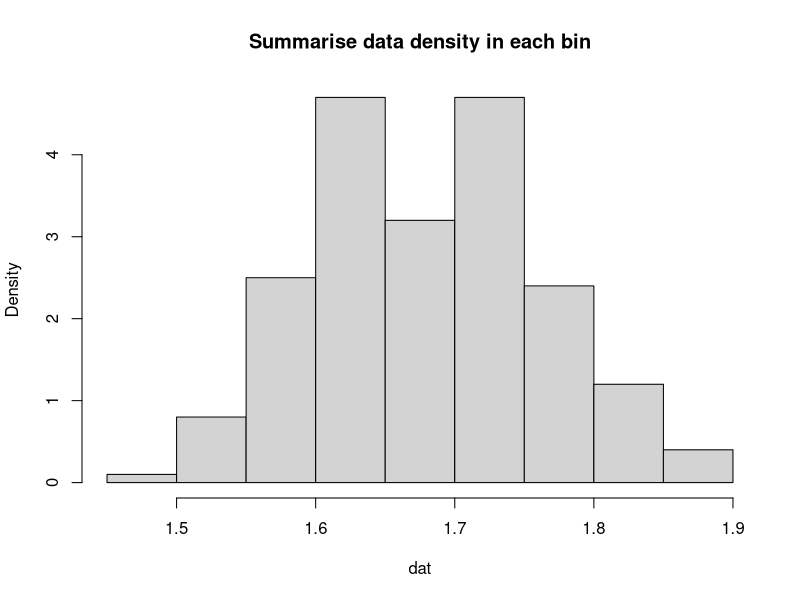
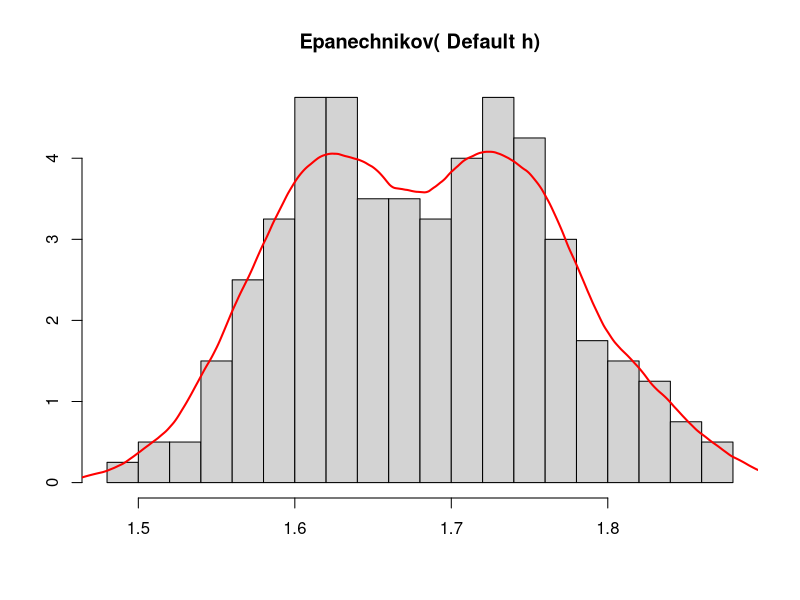
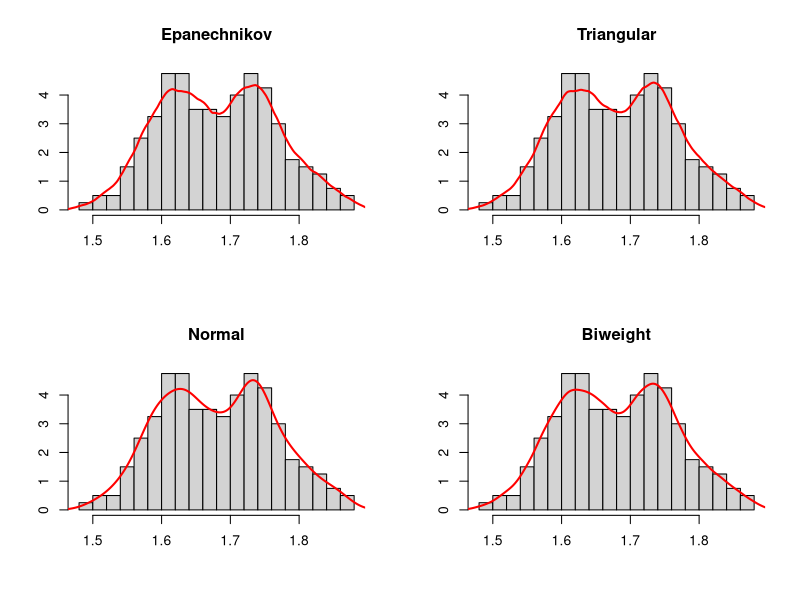
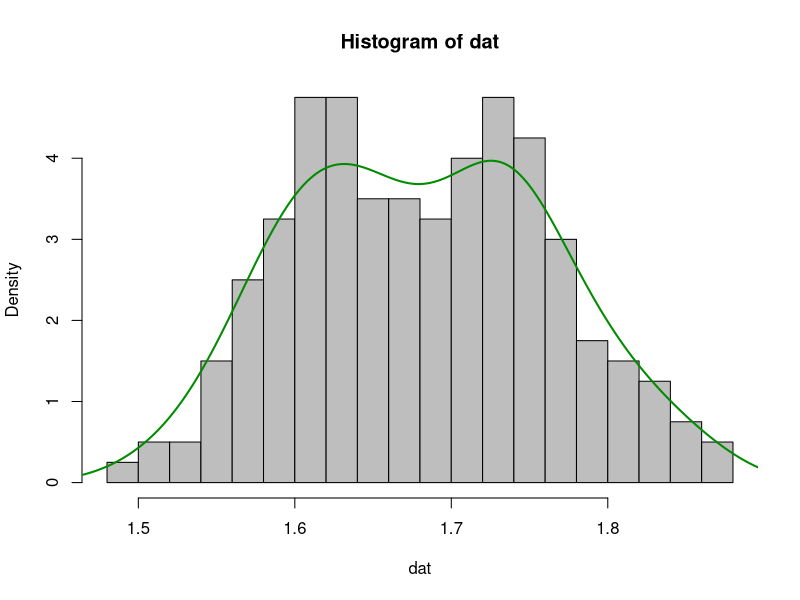
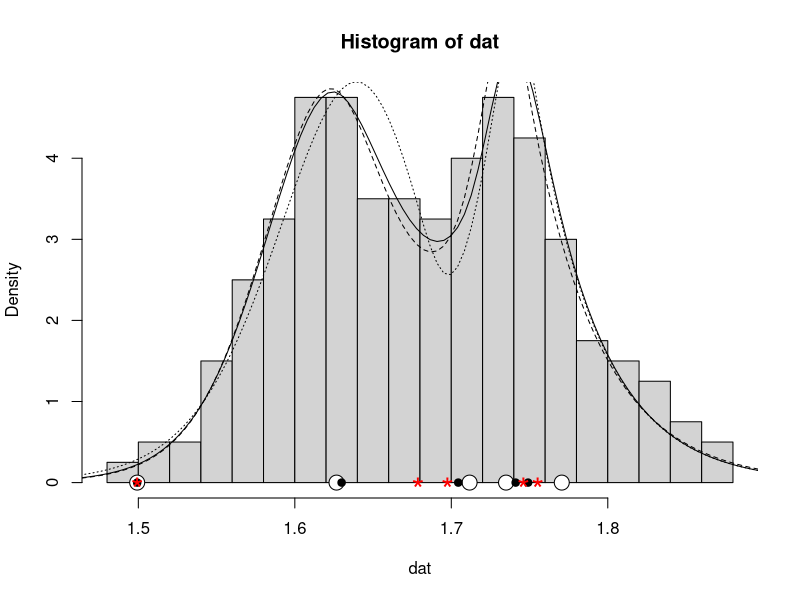
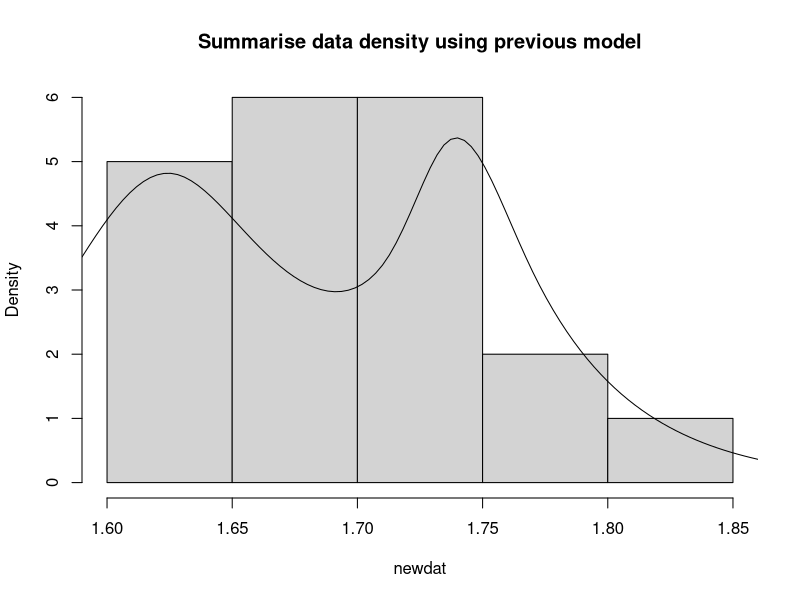
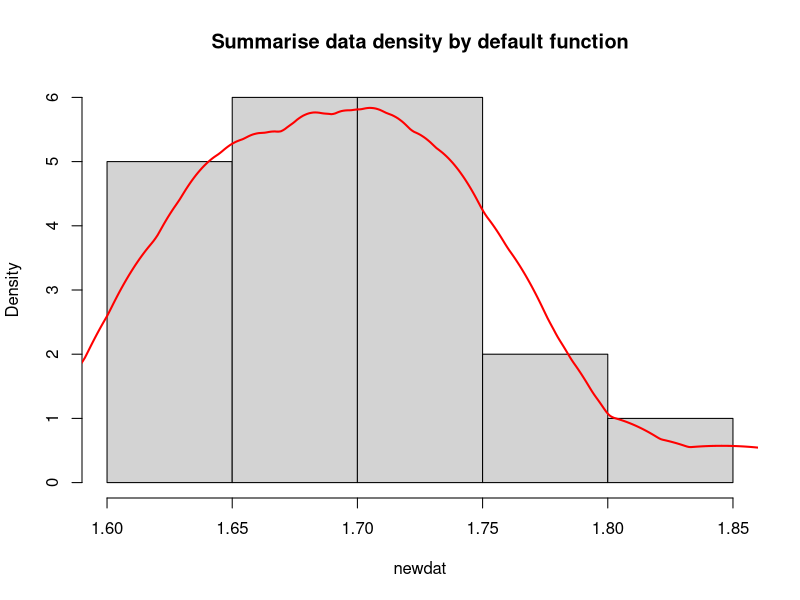

Source code (R) for these figures, in order:
## ---- chunk 1
library(polspline)

#Task1.1 Read in height.txt data
setwd("/Users/likuncui/Downloads/5003/tutorial3/")
dat<- as.numeric(read.table("height.txt",header=T)[,2])

#Task1.2 Generate histogram to summarise and visualise height variable
hist(dat, probability = TRUE, main = "Summarise data density in each bin")

#Task2.1 Apply kernel density estimation methods to estimate height density.
#range <- seq(min(dat)-sd(dat), max(dat)+sd(dat), length.out=1000)
# estimate density of x using different kernels
d1 <- density(dat, kernel="epanechnikov")
hist(dat, breaks=20, freq=FALSE, col="lightgray", xlab="", ylab="", main="Epanechnikov( Default h)")
lines(d1, lwd=2, col="red")

h<-0.02
d2<-density(dat,bw= h,kernel="epanechnikov")
d3<-density(dat,bw=h,kernel="triangular")
d4<-density(dat,bw=h,kernel="gaussian")
d5<-density(dat,bw=h,kernel="biweight")

par(mfrow=c(2,2))
hist(dat, breaks=20, freq=FALSE, col="lightgray", xlab="", ylab="", main="Epanechnikov")
lines(d2, lwd=2, col="red")
hist(dat, breaks=20, freq=FALSE, col="lightgray", xlab="", ylab="", main="Triangular")
lines(d3, lwd=2, col="red")
hist(dat, breaks=20, freq=FALSE, col="lightgray", xlab="", ylab="", main="Normal")
lines(d4, lwd=2, col="red")
hist(dat, breaks=20, freq=FALSE, col="lightgray", xlab="", ylab="", main="Biweight")
lines(d5, lwd=2, col="red")

#Task3.1 Use BCV methods to select for optimal bandwidth for each kernel of choice.
h <- c(0.3, 0.625, 1.875)
h.bcv <- bw.bcv(dat)
d.bcv <- density(dat, bw=h.bcv, kernel="gaussian")
h.bcv
## Plot estimation results
par(mfrow=c(1,1))
hist(dat, breaks=20, freq=FALSE, col="gray")
lines(d.bcv, col="green4", lwd=2)

#Task4.1  Apply cubic spline density estimation with different number of knots 
fit1 <- logspline(dat)
hist(dat,breaks=20,freq=FALSE)
fit1

plot(fit1, add=T)
points(fit1$knots,rep(0,5),pch=21,cex=2,bg="white")

fit2 <- logspline(dat, nknots=3)
fit3 <- logspline(dat, nknots=7)
plot(fit2, add=T,lty=2)
plot(fit3, add=T,lty=3)
points(fit2$knots,rep(0,5),pch=21,cex=1,bg="black")
points(fit3$knots,rep(0,5),pch="*",cex=2, col="red")

#Task4.2  Compare these results to those from using kernel functions.

#Task5.1 Read in newHight.txt data.
newdat<- as.numeric(read.table("newHeight.txt",header=T)[,2])
hist(newdat, probability = TRUE, main = "Summarise data density using previous model")
#classify each of these new samples based on density estimation results from height.txt
plot(fit1, add=T)
#the perfect prediction should be the following plot:
hist(newdat, probability = TRUE, main = "Summarise data density by default function")

d7 <- density(newdat, kernel="epanechnikov")
lines(d7, lwd=2, col="red")
print("since the are totally deffences between the two curves, although it could be used as classification, it not a proper result.")
